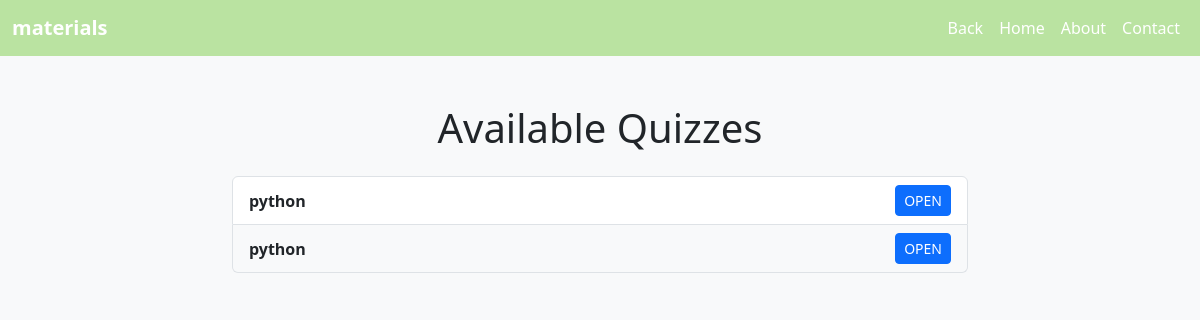
The page /quizzes/ on the database as committed earlier.
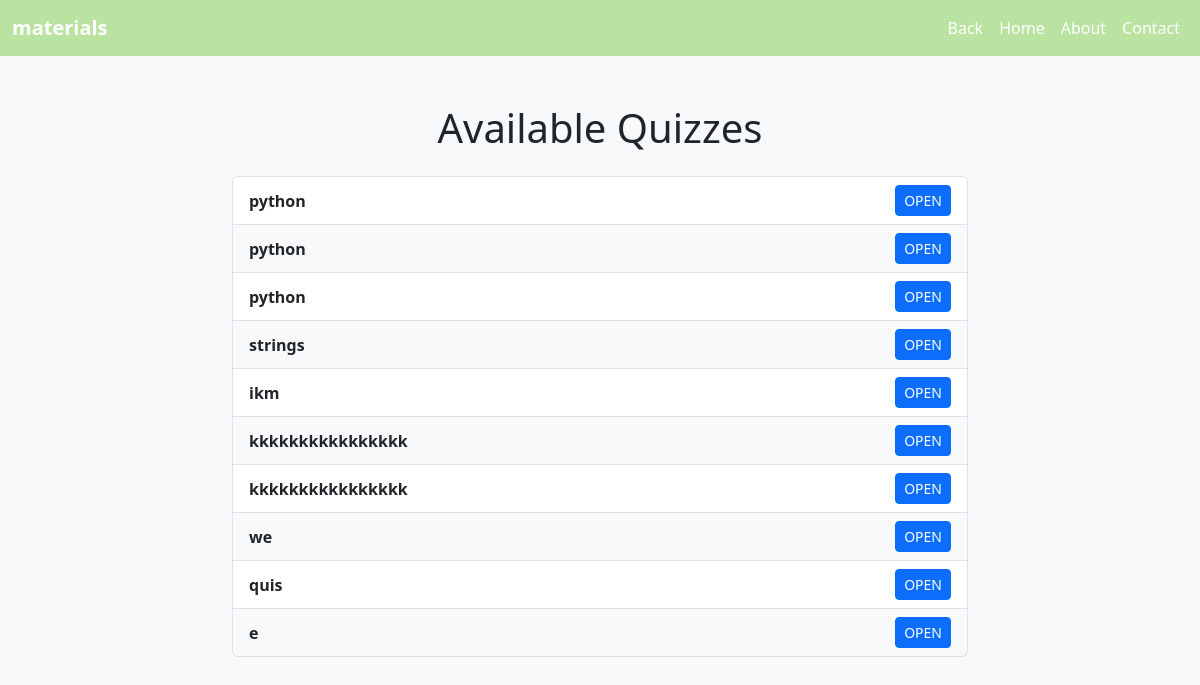
The same page on the database as committed later.
### lms/models.py (models this page shows, shortened)
class Quiz(models.Model):
    course_content = models.ForeignKey('CourseContent', on_delete=models.CASCADE, related_name='quizzes',null=True, blank=True)
    title = models.CharField(max_length=255)
    description = models.TextField()
    marks = models.IntegerField(default=1)  # Ensure this field exists in your model

### lms/views.py (the view)
# urls.py: path('quizzes/',quiz_list,name='quiz_list'),
def quiz_list(request):
    quizzes = Quiz.objects.all()  # Get all quizzes from the database
    return render(request, 'quiz_list.html', {'quizzes': quizzes})

### lms/templates/quiz_list.html (shortened to what this page needs)
<!DOCTYPE html>
<html>
<head>
    <link href="https://cdn.jsdelivr.net/npm/bootstrap@5.3.0/dist/css/bootstrap.min.css" rel="stylesheet">
</head>
<body class="bg-light">
  <body>
    <nav class="navbar navbar-expand-lg" style="background-color: hwb(97 63% 11%);">
      <div class="container-fluid">
        <a class="navbar-brand text-white" href="#" style="font-weight: bold;">materials</a>
        <div class="collapse navbar-collapse" id="navbarNav">
          <ul class="navbar-nav ms-auto">
            <li class="nav-item">
              <a class="nav-link text-white active" aria-current="page" href="{% url 'view_all'%}" style="font-size: 16px;">Back </a>
            </li>
            <li class="nav-item">
              <a class="nav-link text-white active" aria-current="page" href="{% url 'teacher_dashboard'%}" style="font-size: 16px;">Home </a>
            </li>
            <li class="nav-item">
              <a class="nav-link text-white" href="#" style="font-size: 16px;">About</a>
            </li>
            <li class="nav-item">
              <a class="nav-link text-white" href="#" style="font-size: 16px;">Contact          </a>
            </li>
          </ul>
        </div>
      </div>
    </nav>
    <div class="container my-5">
        <h1 class="text-center mb-4">Available Quizzes</h1>
        <div class="row">
            <div class="col-md-8 offset-md-2">
                <div class="list-group">
                    {% for quiz in quizzes %}
                        <div class="list-group-item d-flex justify-content-between align-items-center
                            {% cycle 'bg-white' 'bg-light' %}">
                            <span class="fw-bold">{{ quiz.title }}</span>
                            <a href="{% url 'attempt_quiz' quiz.id %}" class="btn btn-primary btn-sm">
                                OPEN
                            </a>
                        </div>
                    {% empty %}
                        <div class="alert alert-warning text-center" role="alert">
                            No quizzes available.
                        </div>
                    {% endfor %}
                </div>
            </div>
        </div>
    </div>
</body>
</html>

Rows that differ between the two databases and show on the page:
added Quiz: title "python"
added Quiz: title "strings"
added Quiz: title "ikm"
added Quiz: title "kkkkkkkkkkkkkkkk"
added Quiz: title "kkkkkkkkkkkkkkkk"
added Quiz: title "we"
added Quiz: title "quis"
added Quiz: title "e"
